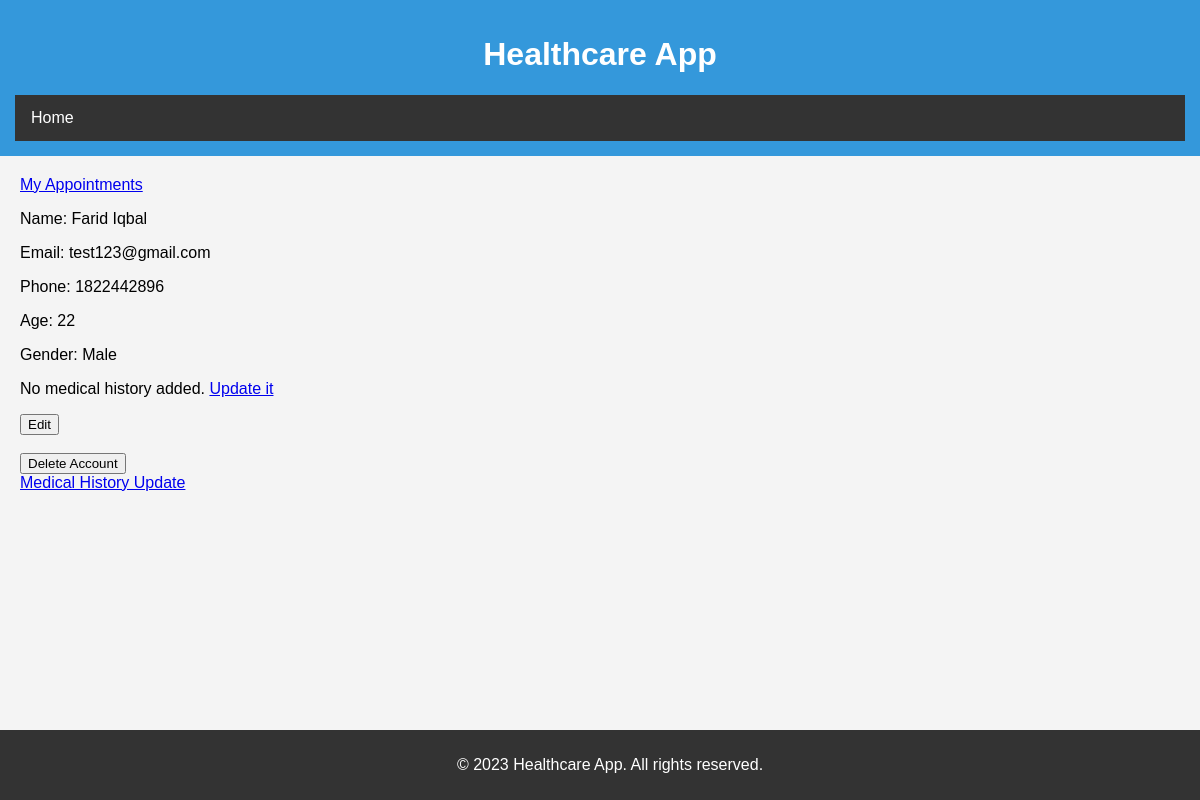
The app's page /profile/ (signed in), older data.
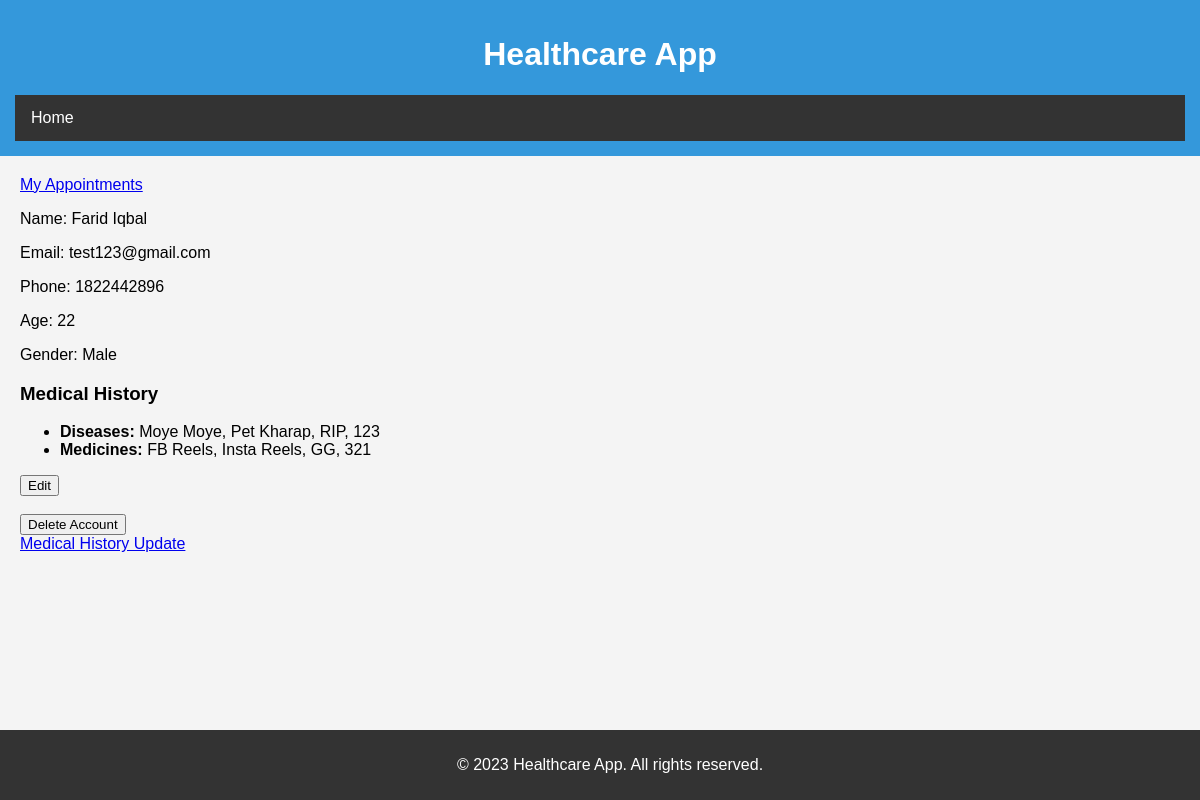
The same page, newer data.
### website/models.py (models this page shows, shortened)
class Patient(AbstractUser):
    username = models.CharField(max_length=150, primary_key=True)
    email = models.EmailField(unique=True)
    phone = models.IntegerField(null=True)
    age = models.PositiveIntegerField(null=True)
    name = models.CharField(max_length=100)
    gender = models.CharField(max_length=10)
    evaluated_hospitals = models.ManyToManyField(Hospital, through='PatientHospitalEvaluation', related_name='evaluated_by_patients')

class MedicalHistory(models.Model):
    record_id = models.AutoField(primary_key=True)
    patient = models.ForeignKey(Patient, on_delete=models.CASCADE)
    class Meta:
        unique_together = ['record_id', 'patient']

class Disease(models.Model):
    medical_history = models.ForeignKey(MedicalHistory, on_delete=models.CASCADE)
    disease_name = models.CharField(max_length=100)
    def __str__(self):
        return self.disease_name

class Medicine(models.Model):
    medical_history = models.ForeignKey(MedicalHistory, on_delete=models.CASCADE)
    medicine_name = models.CharField(max_length=100)
    def __str__(self):
        return self.medicine_name

### website/views.py (the view)
# urls.py: path('profile/', views.profile_view, name='profile'),
def profile_view(request):
    user = request.user
    patient = Patient.objects.get(username=user.username)
    medical_history = MedicalHistory.objects.filter(patient=user).first()
    context = {
        'patient': patient,
        'medical_history': medical_history,
    }
    return render(request, 'profile.html', context)

### website/templates/profile.html (shortened to what this page needs)
{% extends 'base.html' %}
{% block content %}
  <a href="{% url 'my_appointments' %}">My Appointments</a>
  <p>Name: {{ patient.name }}</p>
  <p>Email: {{ patient.email }}</p>
  <p>Phone: {{ patient.phone }}</p>
  <p>Age: {{ patient.age }}</p>
  <p>Gender: {{ patient.gender }}</p>
  {% if medical_history %}
    <h3>Medical History</h3>
    <ul>
      {% if medical_history.disease_set.all %}
        <li>
          <strong>Diseases:</strong>
          {{ medical_history.disease_set.all|join:', ' }}
        </li>
      {% endif %}
      {% if medical_history.medicine_set.all %}
        <li>
          <strong>Medicines:</strong>
          {{ medical_history.medicine_set.all|join:', ' }}
        </li>
      {% endif %}
    </ul>
  {% else %}
    <p>No medical history added. <a href="{% url 'update_medical_history' %}">Update it</a></p>
  {% endif %}
  <form method="post" action="{% url 'edit' %}">
    <button type="Submit" class="btn btn-light">Edit</button>
  </form>
  <br>
  <a href="{% url 'delete_account' %}">
    <button type="button" class="btn btn-danger">Delete Account</button>
  </a>
  <br>
  <a href="{% url 'update_medical_history' %}">Medical History Update</a>
{% endblock %}

### website/templates/base.html (shortened to what this page needs)
<!DOCTYPE html>
<html lang="en">
<head>
</head>
<body>
<header>
    <h1>Healthcare App</h1>
    <nav>
        <ul>
            <li><a href="{% url 'home' %}">Home</a></li>
        </ul>
    </nav>
</header>
<main>
    {% block content %}{% endblock %}
</main>
<footer>
    <p>&copy; 2023 Healthcare App. All rights reserved.</p>
</footer>
</body>
</html>

### website/templates/base.html (style rules this page uses)
body { font-family: 'Arial', sans-serif; margin: 0; padding: 0; background-color: #f4f4f4; }
header { background-color: #3498db; color: white; padding: 15px; text-align: center; }
nav { background-color: #333; overflow: hidden; }
nav ul { list-style-type: none; margin: 0; padding: 0; overflow: hidden; }
nav li { float: left; }
nav a { display: block; color: white; text-align: center; padding: 14px 16px; text-decoration: none; }
main { padding: 20px; }
footer { background-color: #333; color: white; text-align: center; padding: 10px; position: fixed; bottom: 0; width: 100%; }

Row changes from the older to the newer data that the page shows:
added MedicalHistory: disease_set.all "Moye Moye, Pet Kharap, RIP, 123", medicine_set.all "FB Reels, Insta Reels, GG, 321"
Text that changed along with them:
text no longer shown: "No medical history added. Update it"
text now shown: "Medical History Diseases: Medicines:"
